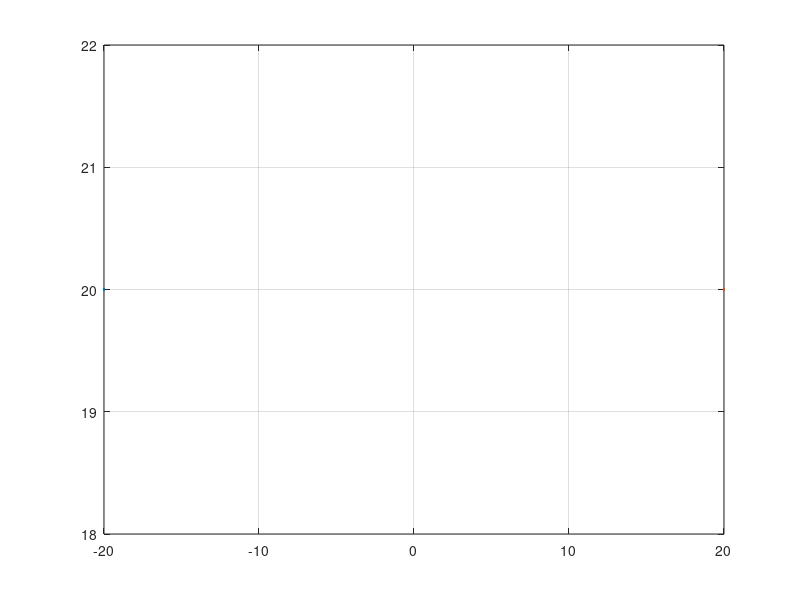

The MATLAB source for this figure: (Note: this script raises an error after producing the figure.)
function[]= Animate()
a1=input('enter angle 1 in degrees : ');
b=input('enter angle 2 in degrees : ');
c=input('enter angle 3 in degrees : ');
L1=input('enter l1 : ');
L2=input('enter l2 : '); 
L3=input('enter l3 : ');
Z=[-20 20];
plot(Z,20);
grid ON;
hold on;
O=[0;0;0;1];
M=linspace(pi/2,pi/2+a1*pi/180,100);
N=linspace(-pi/2,b*pi/180,100);
K=linspace(-pi/2,c*pi/180,100);
i=1;
Cx=zeros(1,1);
Cy=zeros(1,1);
for a=1:100
    [A1,B1,C1]=Animatee(M(a),N(a),K(a),L1,L2,L3);
    x=[O(1) A1(1) B1(1) C1(1)];
    y=[ O(2) A1(2) B1(2) C1(2)];
    Cx(i)=C1(1);
    Cy(i)=C1(2);
    i=i+1;
    Plot=plot(x,y,'r','LineWidth',4);
    title(' animation ');
    plot(Cx,Cy,'--g','LineWidth',3);
    pause(0.075);
    delete(Plot);
end
plot(x,y,'r','LineWidth',5)
end






